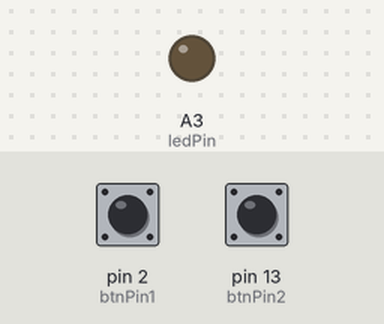
The sketch below on a simulated Arduino Uno, built with avr-gcc and run on an emulated ATmega328P. Shown: output pins drawn as LEDs (lit = HIGH). The test bench sets the inputs (shaded band); at power-on: pin 2 (btnPin1) HIGH, pin 13 (btnPin2) HIGH. What the sketch prints to the serial monitor is not drawn.

Above: at 1.2 s.
1.3 s: pin 2 (btnPin1) pulled LOW for 0.15 s
At 1.8 s:
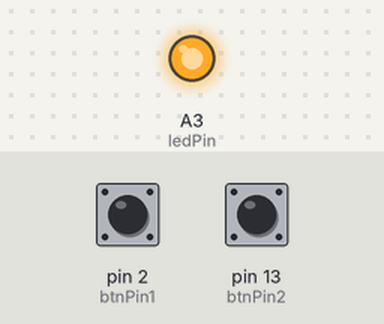
2.9 s: pin 13 (btnPin2) pulled LOW for 0.15 s
At 4.1 s:
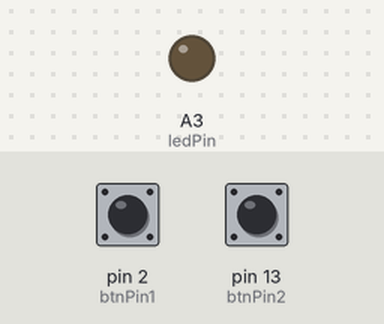
4.5 s: pin 2 (btnPin1) pulled LOW for 1 s
At 5.3 s:
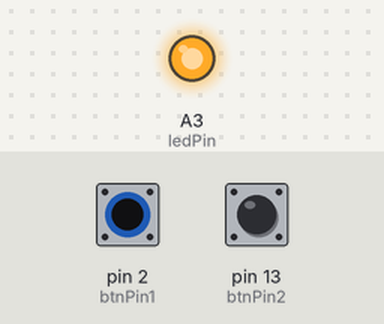
Timing chart, 0 to 7.5 s (numbered marks = the images above; inputs shaded):
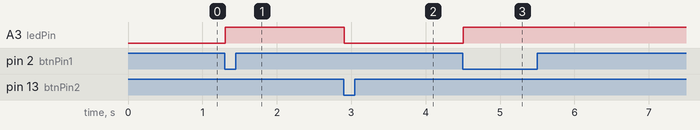

Measured:
- after the input at 1.3 s, A3 (ledPin): LOW → HIGH at once
- after the input at 2.9 s, A3 (ledPin): HIGH → LOW at once
- after the input at 4.5 s, A3 (ledPin): LOW → HIGH at once

The sketch:

2_2_TwoButton.ino
```cpp
/*
 * create by straysnail
 * 2022/2/26
 */
#define ledPin A3  //Define the pin of LED lamp as A3
#define btnPin1 2  //Define the button pin as 2
#define btnPin2 13  //Define the button pin as 13
//The variable is used to receive the value of the button
boolean btnVal1;
boolean  btnVal2;

void setup() {
  Serial.begin(9600);
  pinMode(btnPin1,INPUT);  //Set the pin to input state
  pinMode(btnPin2,INPUT);  //Set the pin to input state
  pinMode(ledPin, OUTPUT);
}

void loop() {
  btnVal1 = digitalRead(btnPin1);  //Read the value of the button and assign it to btnVal1
  btnVal2 = digitalRead(btnPin2);  //Read the value of the button and assign it to btnVal2
  Serial.println(btnVal2);
  if(btnVal1 == 0)  //If function, and it means that if button 1 is pressed.
  {
    digitalWrite(ledPin, HIGH);  //LED is on
  }
  if(btnVal2 == 0)  //If button 2 is pressed
  {
    digitalWrite(ledPin, LOW);  //LED is off
  }
}
```
